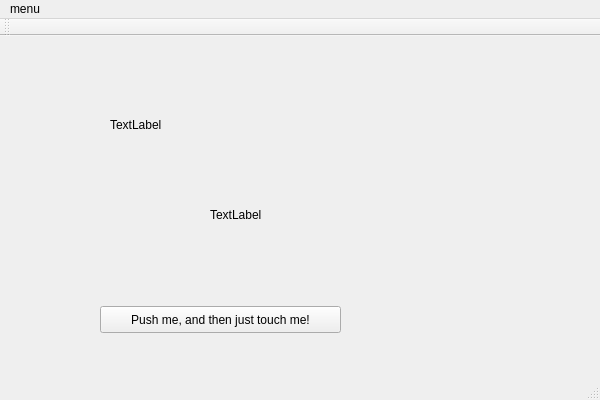
<?xml version="1.0" encoding="UTF-8"?>
<ui version="4.0">
 <class>MainWindow</class>
 <widget class="QMainWindow" name="MainWindow">
  <property name="geometry">
   <rect>
    <x>0</x>
    <y>0</y>
    <width>600</width>
    <height>400</height>
   </rect>
  </property>
  <property name="windowTitle">
   <string>MainWindow</string>
  </property>
  <widget class="QWidget" name="centralWidget">
   <widget class="QPushButton" name="pBtn01">
    <property name="geometry">
     <rect>
      <x>100</x>
      <y>270</y>
      <width>241</width>
      <height>27</height>
     </rect>
    </property>
    <property name="text">
     <string>Push me, and then just touch me!</string>
    </property>
   </widget>
   <widget class="QLabel" name="label">
    <property name="geometry">
     <rect>
      <x>210</x>
      <y>170</y>
      <width>59</width>
      <height>17</height>
     </rect>
    </property>
    <property name="text">
     <string>TextLabel</string>
    </property>
   </widget>
   <widget class="QLabel" name="imagem">
    <property name="geometry">
     <rect>
      <x>110</x>
      <y>80</y>
      <width>59</width>
      <height>17</height>
     </rect>
    </property>
    <property name="text">
     <string>TextLabel</string>
    </property>
   </widget>
  </widget>
  <widget class="QMenuBar" name="menuBar">
   <property name="geometry">
    <rect>
     <x>0</x>
     <y>0</y>
     <width>600</width>
     <height>25</height>
    </rect>
   </property>
   <widget class="QMenu" name="menuMenu">
    <property name="title">
     <string>menu</string>
    </property>
    <addaction name="BotaoFecha"/>
    <addaction name="actionRand"/>
   </widget>
   <addaction name="menuMenu"/>
  </widget>
  <widget class="QToolBar" name="mainToolBar">
   <attribute name="toolBarArea">
    <enum>TopToolBarArea</enum>
   </attribute>
   <attribute name="toolBarBreak">
    <bool>false</bool>
   </attribute>
  </widget>
  <widget class="QStatusBar" name="statusBar"/>
  <action name="BotaoFecha">
   <property name="text">
    <string>fechar</string>
   </property>
  </action>
  <action name="actionRand">
   <property name="text">
    <string>Rand</string>
   </property>
  </action>
 </widget>
 <layoutdefault spacing="6" margin="11"/>
 <resources/>
 <connections/>
</ui>
